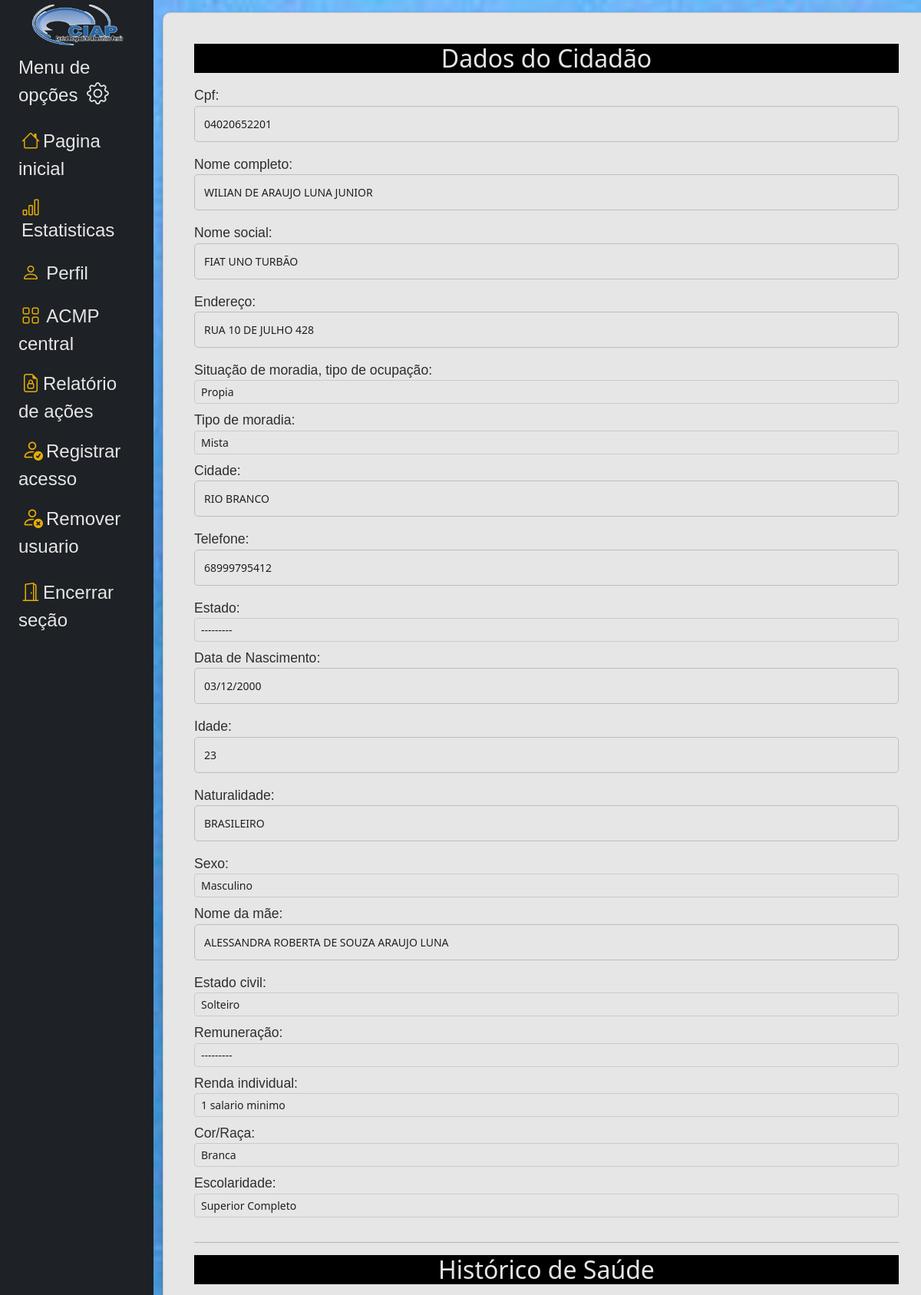
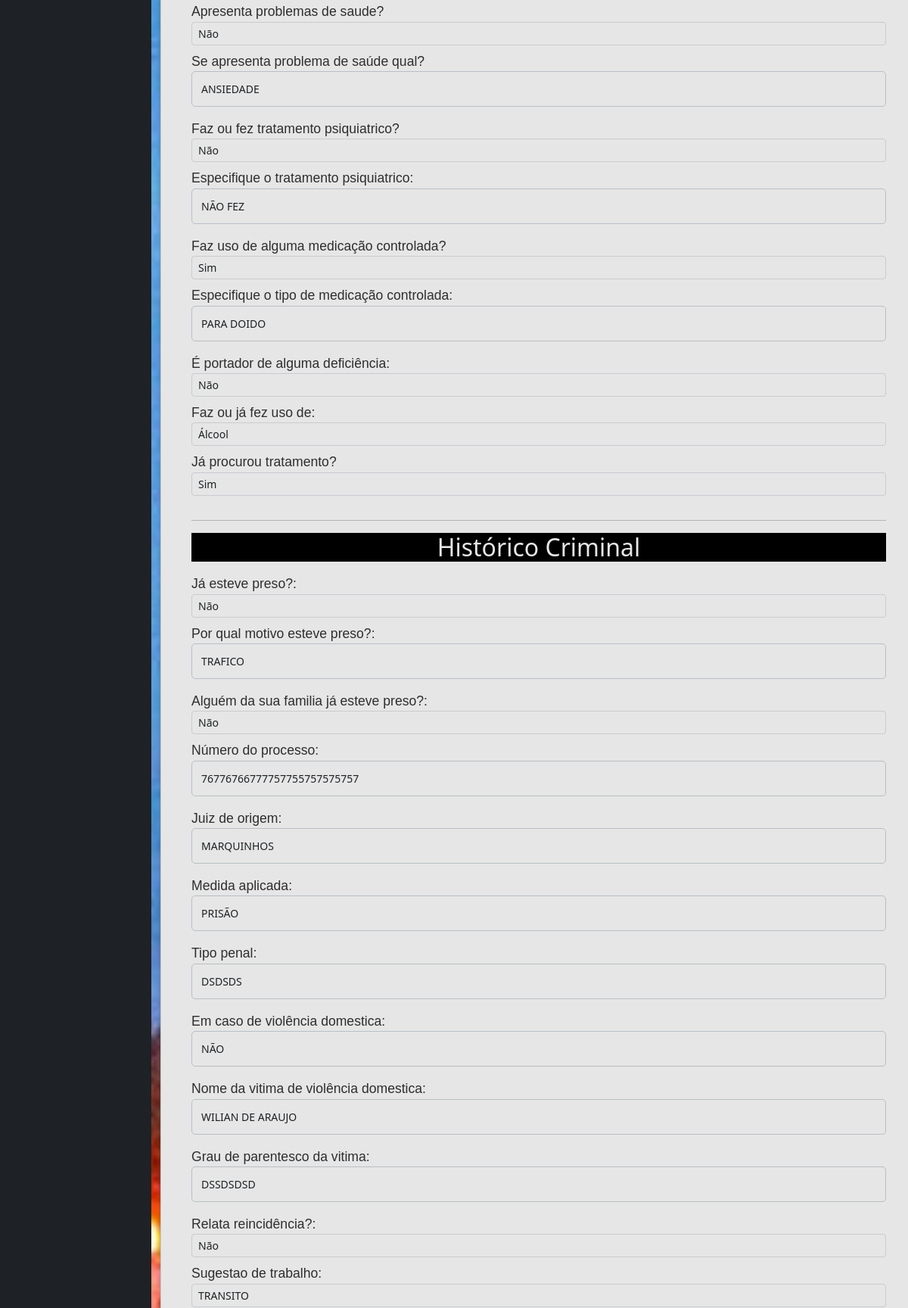
The app's page /atualizar_dados/04020652201/ (signed in, upper part) with its own data (2 pictures, top to bottom).
### core/models.py (models this page shows, shortened)
class Cidadao(models.Model):
    unidade = models.CharField(
                        choices=c_unidade,
                        max_length=15,
                        null=False,
                        blank=False,
                        default='Não informado',
                        )
    cpf = models.CharField(max_length=11, primary_key=True, verbose_name='Cpf:', unique=True)
    nome = models.CharField(max_length=80, verbose_name='Nome completo:')
    nome_social = models.CharField(max_length=80, blank=True, null=True, verbose_name='Nome social:', default='Não definido')
    endereco = models.CharField(max_length=80, verbose_name='Endereço:')
    moradia_situacao = models.CharField(
                        max_length=15,
                        choices=c_moradia_situacao,
                        verbose_name='Situação de moradia, tipo de ocupação:',
                        blank=True,
                        null=True
                    )
    moradia_tipo = models.CharField(
                        max_length=9,
                        choices=c_moradia_tipo,
                        verbose_name='Tipo de moradia:',
                        blank=True,
                        null=True
                    )
    cidade = models.CharField(max_length=20, verbose_name='Cidade:')
    telefone = models.CharField(max_length=13, verbose_name='Telefone:')
    estado = models.CharField(
                    choices=c_estado,
                    verbose_name='Estado:',
                    max_length=19,
                    blank=False,
                    null=False,
                     )
    data_nascimento = models.DateField(blank=False, verbose_name='Data de Nascimento:')
    idade = models.CharField(max_length=3, verbose_name='Idade:')
    naturalidade = models.CharField(max_length=50, verbose_name='Naturalidade:')
    sexo = models.CharField(max_length=1, choices=c_sexo, default='selecione', verbose_name='Sexo:')
    mae = models.CharField(max_length=50, verbose_name='Nome da mãe:')
    estado_civil = models.CharField(choices=c_estado_civil,
                                    default='selecione',
                                    max_length=20)
    remuneracao = models.CharField(max_length=20, choices=c_remuneracao, blank=True, verbose_name='Remuneração:')
    renda_individual = models.CharField(max_length=50, choices=c_renda_invidual)
    cor_raca = models.CharField(max_length=8, choices=c_raca_cor, verbose_name='Cor/Raça:')
    escolaridade = models.CharField(
                                choices=c_escolaridade,
                                max_length=22,
                                default='selecione'
                                    )
    data_entrada = models.DateField(auto_now_add=True)
    class Meta:
        indexes = [
            models.Index(fields=['nome']),
        ]

class HistoricoSaude(models.Model):
    cidadao = models.ForeignKey(Cidadao, on_delete=models.CASCADE, to_field='cpf', related_name='historicos_saude')
    saude = models.CharField(
                            choices=c_sim_nao,
                            max_length=3,
                            default='Selecione',
                            verbose_name='Apresenta problemas de saude?'
                             )
    saude_just = models.CharField(max_length=80, verbose_name='Se apresenta problema de saúde qual?', blank=True, null=True)
    tratamento_psi = models.CharField(
                                    choices=c_sim_nao,
                                    max_length=3,
                                    verbose_name='Faz ou fez tratamento psiquiatrico?',
                                    default='Selecione'
                                    )
    tratamento_psi_jus = models.CharField(max_length=80, verbose_name='Especifique o tratamento psiquiatrico:')
    medicacao_controlada = models.CharField(
                                            choices=c_sim_nao,
                                            max_length=3,
                                            default='Selecione',
                                            verbose_name='Faz uso de alguma medicação controlada?')
    medicacao_controlada_jus = models.CharField(max_length=80, blank=True, null=True, verbose_name='Especifique o tipo de medicação controlada:')
    deficiencia = models.CharField(
        choices=c_sim_nao,
        max_length=3,
        verbose_name='É portador de alguma deficiência:')
    drogas_uso = models.CharField(
        max_length=20,
        choices=DROGAS_CHOICES,
        blank=True,
        null=True,
        verbose_name='Faz ou já fez uso de:'
    )
    tratamento = models.CharField(
                                choices=c_sim_nao,
                                max_length=3,
                                default='',
                                verbose_name='Já procurou tratamento?')  # Definido como não-nulo com valor padrão

class HistoricoCriminal(models.Model):
    cidadao = models.ForeignKey(Cidadao, on_delete=models.CASCADE, to_field='cpf', related_name='historicos_criminais')
    ja_esteve_preso = models.CharField(max_length=3, choices=c_sim_nao, blank=True, verbose_name='Já esteve preso?:')
    prisao_justificativa = models.CharField(max_length=50, blank=True, null=True, verbose_name='Por qual motivo esteve preso?:')
    prisao_familiar = models.CharField(max_length=3, choices=c_sim_nao, blank=True, verbose_name='Alguém da sua familia já esteve preso?:')
    numero_do_processo = models.CharField(max_length=30, blank=False, verbose_name='Número do processo:')
    juiz_de_origem = models.CharField(max_length=50, blank=True, verbose_name='Juiz de origem:')
    medida_aplicada = models.CharField(max_length=50, blank=True, verbose_name='Medida aplicada:')
    tipo_penal = models.CharField(max_length=50, blank=True, verbose_name='Tipo penal:')
    violencia_domestica = models.CharField(max_length=50, blank=True, verbose_name='Em caso de violência domestica:')
    violencia_dome_nome_vitima = models.CharField(max_length=50, blank=True, verbose_name='Nome da vitima de violência domestica:')
    grau_de_parentesco = models.CharField(max_length=50, blank=True, verbose_name='Grau de parentesco da vitima:')
    reincidencia = models.CharField(max_length=3, choices=c_sim_nao, blank=True, null=True, verbose_name='Relata reincidência?:')
    sugestao_de_trabalho = models.CharField(max_length=36, choices=c_sugestao_trabalho, blank=True, null=True)
    sugest_encaminhamento = models.CharField(max_length=36, choices=c_sugestao_encaminhamento, blank=True, null=True, verbose_name='Sugestão de encaminhamento:')
    class Meta:
        indexes = [
            models.Index(fields=['numero_do_processo']),
        ]

### core/views.py (the view)
# urls.py: path('atualizar_dados/<str:cpf>/', views.atualizar_dados, name='atualizar_dados'),
@login_required
def atualizar_dados(request, cpf):
    try:
        cidadao = Cidadao.objects.get(cpf=cpf)
    except Cidadao.DoesNotExist:
        return redirect('not_found_page')
    unidade_usuario = request.user.unidade
    if cidadao.unidade != unidade_usuario:
        messages.error(request, 'Você não tem permissão para acessar esses dados.')
        return redirect('permission_denied')
    if request.method == 'POST':
        form_cidadao = AlterarDadosForm(request.POST, instance=cidadao)
        form_historico_saude = HistoricoSaudeForm(request.POST, instance=HistoricoSaude.objects.filter(cidadao=cidadao).first())
        form_historico_criminal = HistoricoCriminalForm(request.POST, instance=HistoricoCriminal.objects.filter(cidadao=cidadao).first())
        form_informacoes_complementares = InformacoesComplementaresForm(request.POST, instance=InformacoesComplementares.objects.filter(cidadao=cidadao).first())
        if (form_cidadao.is_valid() and
            form_historico_saude.is_valid() and
            form_historico_criminal.is_valid() and
            form_informacoes_complementares.is_valid()):
            form_cidadao.save()
            form_historico_saude.save()
            form_historico_criminal.save()
            form_informacoes_complementares.save()
            return redirect('sucess_page')
        else:
            messages.error(request, 'Há erros no formulário. Por favor, corrija-os.')
    else:
        form_cidadao = AlterarDadosForm(instance=cidadao)
        form_historico_saude = HistoricoSaudeForm(instance=HistoricoSaude.objects.filter(cidadao=cidadao).first() or HistoricoSaude(cidadao=cidadao))
        form_historico_criminal = HistoricoCriminalForm(instance=HistoricoCriminal.objects.filter(cidadao=cidadao).first() or HistoricoCriminal(cidadao=cidadao))
        form_informacoes_complementares = InformacoesComplementaresForm(instance=InformacoesComplementares.objects.filter(cidadao=cidadao).first() or InformacoesComplementares(cidadao=cidadao))
    return render(request, 'commons/include/editar_form.html', {
        'form_cidadao': form_cidadao,
        'form_historico_saude': form_historico_saude,
        'form_historico_criminal': form_historico_criminal,
        'form_informacoes_complementares': form_informacoes_complementares,
        'cidadao': cidadao
    })

### core/forms.py
class AlterarDadosForm(forms.ModelForm):
    class Meta:
        model = Cidadao
        fields = '__all__'
        exclude = ['unidade']
    def __init__(self, *args, **kwargs):
        super(AlterarDadosForm, self).__init__(*args, **kwargs)
        for f in self.fields:
            self.fields[f].widget.attrs['class'] = 'form-control form-control-sm'

class HistoricoSaudeForm(forms.ModelForm):
    class Meta:
        model = HistoricoSaude
        fields = '__all__'
        exclude = ['cidadao']
    def __init__(self, *args, **kwargs):
        super(HistoricoSaudeForm, self).__init__(*args, **kwargs)
        for f in self.fields:
            self.fields[f].widget.attrs['class'] = 'form-control form-control-sm'

### templates/commons/include/editar_form.html (shortened to what this page needs)
{% extends 'commons/include/new_base.html' %}
{% load static %}
{% block css %}
    <link href="{% static 'css/editar_form.css' %}" rel="stylesheet">
{% endblock %}
{% block content %}
    <div class="container" id="box_form">
        <form method="post">
            <div class="form-group">
                <h2 class="d-flex justify-content-center">Dados do Cidadão</h2>
                {{ form_cidadao.as_p }}
            </div>
            <hr>
            <div class="form-group">
                <h2 class="d-flex justify-content-center">Histórico de Saúde</h2>
                {{form_historico_saude.as_p }}
            </div>
            <hr>
            <div class="form-group">
                <h2 class="d-flex justify-content-center">Histórico Criminal</h2>
                {{ form_historico_criminal.as_p }}
            </div>
        </form>
    </div>
{% endblock content %}

### static/css/base.css (style rules this page uses)
body { background-image: url('/media/acreImg.png'); background-size: cover; background-position: top left; background-repeat: no-repeat; background-attachment: fixed; background-color: #008080; filter: brightness(0.9) contrast(1.0); }
.container { width: 1000px; }
label { font-size: large; }

### static/css/editar_form.css (style rules this page uses)
label { font-size: 1.1rem; font-family: 'Arial', sans-serif; color: #333; }
.form-group { margin-bottom: 2rem; }
#box_form { border: 1px solid #ddd; background-color: #fff; padding: 40px; border-radius: 10px; box-shadow: 0 4px 8px rgba(0, 0, 0, 0.2); }
.form-group p { margin-bottom: 0.5rem; }
input[type="text"], input[type="email"], input[type="tel"], textarea { border-radius: 5px; border: 1px solid #ced4da; padding: 12px; width: 100%; margin-bottom: 1rem; }
h2 { color: white; background-color: black; margin-bottom: 1rem; }
.container { max-width: 1000px; }

### records on screen
Cidadao: cpf "04020652201", nome "WILIAN DE ARAUJO LUNA JUNIOR", nome_social "FIAT UNO TURBÃO", endereco "RUA 10 DE JULHO 428", moradia_situacao "Propia", moradia_tipo "Mista", cidade "RIO BRANCO", telefone "68999795412", estado "---------", data_nascimento "03/12/2000", idade "23", naturalidade "BRASILEIRO", sexo "Masculino", mae "ALESSANDRA ROBERTA DE SOUZA ARAUJO LUNA", estado_civil "Solteiro", remuneracao "---------", renda_individual "1 salario minimo", cor_raca "Branca", escolaridade "Superior Completo"
HistoricoSaude: saude "Não", saude_just "ANSIEDADE", tratamento_psi "Não", tratamento_psi_jus "NÃO FEZ", medicacao_controlada "Sim", medicacao_controlada_jus "PARA DOIDO", deficiencia "Não", drogas_uso "Álcool", tratamento "Sim"
HistoricoCriminal: ja_esteve_preso "Não", prisao_justificativa "TRAFICO", prisao_familiar "Não", numero_do_processo "76776766777757755757575757", juiz_de_origem "MARQUINHOS", medida_aplicada "PRISÃO", tipo_penal "DSDSDS", violencia_domestica "NÃO", violencia_dome_nome_vitima "WILIAN DE ARAUJO", grau_de_parentesco "DSSDSDSD", reincidencia "Não", sugestao_de_trabalho "TRANSITO"
